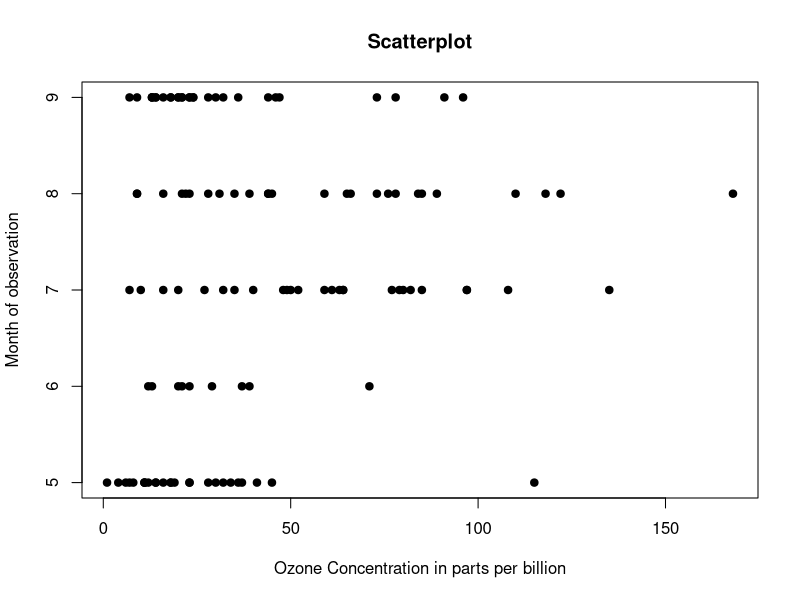

R code for this plot:

# Scatter plot for Ozone Concentration per month
data(airquality)

plot(airquality$Ozone, airquality$Month,
     main ="Scatterplot",
     xlab ="Ozone Concentration in parts per billion",
     ylab =" Month of observation ", pch = 19)
